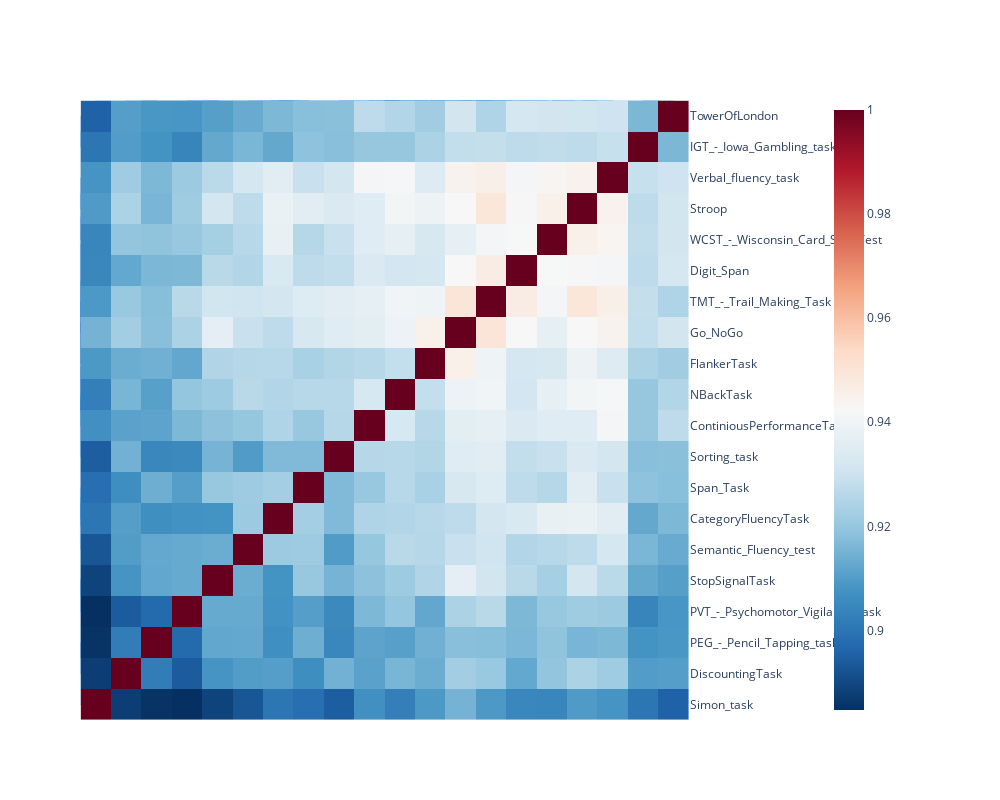

Write notebook code for a chart like this one.
### Code cell
# visualize the similarity between constructs pairs regardless of the underlying tasks

# # drop tasks for visualization
tasks = pubmed.query('category.str.contains("Task")')['label'].unique()
constructs = pubmed.query('category.str.contains("Construct")')['label'].unique()

n2n_sim = n2n_js.applymap(lambda x: np.exp(-x))

plot_data = n2n_sim.drop(index=constructs, columns=constructs, errors='ignore')

# # heatmap plot categorized by label category, either task or construct
# g = sns.clustermap(labels_sim,
#                    figsize=(25, 25),
#                    dendrogram_ratio=0.0001, 
#                    cbar_pos=(1.0, 0.73, 0.03, 0.25),
#                    robust=True)
# plt.show()

dashbio.Clustergram(
  data=plot_data,
  column_labels=plot_data.columns.to_list(),
  row_labels=plot_data.index.to_list(),
  cluster='all',
  center_values=False,
  height=800,
  width=1000,
  display_ratio=[0.001, 0.001],
  color_map='RdBu_r',
  hidden_labels=['col'],
  row_dist='euclidean',
  col_dist='euclidean',
  # standardize='col'
)

### Figure 1 — Plotly figure (JSON) as saved in the notebook; plotly's stock layout.template omitted (floating-point values rounded to 4 significant figures; data arrays with more than 128 entries replaced by an {"elided": "..."} marker saying what was removed)
{"data": [{"hoverinfo": "y+name", "line": {"width": 0.5}, "marker": {"color": "rgb(0,116,217)"}, "mode": "lines", "name": "Col Cluster 0", "type": "scatter", "x": [5, 5, 45.91, 45.91], "xaxis": "x2", "y": [0, 0.1998, 0.1998, 0.1598], "yaxis": "y2"}, {"hoverinfo": "y+name", "line": {"width": 0.5}, "marker": {"color": "rgb(0,116,217)"}, "mode": "lines", "name": "Col Cluster 1", "type": "scatter", "x": [15, 15, 25, 25], "xaxis": "x2", "y": [0, 0.14, 0.14, 0], "yaxis": "y2"}, {"hoverinfo": "y+name", "line": {"width": 0.5}, "marker": {"color": "rgb(0,116,217)"}, "mode": "lines", "name": "Col Cluster 2", "type": "scatter", "x": [20, 20, 71.83, 71.83], "xaxis": "x2", "y": [0.14, 0.1598, 0.1598, 0.1493], "yaxis": "y2"}, {"hoverinfo": "y+name", "line": {"width": 0.5}, "marker": {"color": "rgb(0,116,217)"}, "mode": "lines", "name": "Col Cluster 3", "type": "scatter", "x": [35, 35, 45, 45], "xaxis": "x2", "y": [0, 0.1282, 0.1282, 0], "yaxis": "y2"}, {"hoverinfo": "y+name", "line": {"width": 0.5}, "marker": {"color": "rgb(0,116,217)"}, "mode": "lines", "name": "Col Cluster 4", "type": "scatter", "x": [40, 40, 103.7, 103.7], "xaxis": "x2", "y": [0.1282, 0.1493, 0.1493, 0.1292], "yaxis": "y2"}, {"hoverinfo": "y+name", "line": {"width": 0.5}, "marker": {"color": "rgb(0,116,217)"}, "mode": "lines", "name": "Col Cluster 5", "type": "scatter", "x": [55, 55, 70, 70], "xaxis": "x2", "y": [0, 0.1145, 0.1145, 0.1123], "yaxis": "y2"}, {"hoverinfo": "y+name", "line": {"width": 0.5}, "marker": {"color": "rgb(0,116,217)"}, "mode": "lines", "name": "Col Cluster 6", "type": "scatter", "x": [62.5, 62.5, 144.8, 144.8], "xaxis": "x2", "y": [0.1145, 0.1292, 0.1292, 0.1247], "yaxis": "y2"}, {"hoverinfo": "y+name", "line": {"width": 0.5}, "marker": {"color": "rgb(0,116,217)"}, "mode": "lines", "name": "Col Cluster 7", "type": "scatter", "x": [65, 65, 75, 75], "xaxis": "x2", "y": [0, 0.1123, 0.1123, 0], "yaxis": "y2"}, {"hoverinfo": "y+name", "line": {"width": 0.5}, "marker": {"color": "rgb(0,116,217)"}, "mode": "lines", "name": "Col Cluster 8", "type": "scatter", "x": [85, 85, 114.2, 114.2], "xaxis": "x2", "y": [0, 0.1125, 0.1125, 0.1061], "yaxis": "y2"}, {"hoverinfo": "y+name", "line": {"width": 0.5}, "marker": {"color": "rgb(0,116,217)"}, "mode": "lines", "name": "Col Cluster 9", "type": "scatter", "x": [95, 95, 105, 105], "xaxis": "x2", "y": [0, 0.09653, 0.09653, 0], "yaxis": "y2"}, {"hoverinfo": "y+name", "line": {"width": 0.5}, "marker": {"color": "rgb(0,116,217)"}, "mode": "lines", "name": "Col Cluster 10", "type": "scatter", "x": [99.61, 99.61, 190, 190], "xaxis": "x2", "y": [0.1125, 0.1247, 0.1247, 0.1197], "yaxis": "y2"}, {"hoverinfo": "y+name", "line": {"width": 0.5}, "marker": {"color": "rgb(0,116,217)"}, "mode": "lines", "name": "Col Cluster 11", "type": "scatter", "x": [100, 100, 128.4, 128.4], "xaxis": "x2", "y": [0.09653, 0.1061, 0.1061, 0.0998], "yaxis": "y2"}, {"hoverinfo": "y+name", "line": {"width": 0.5}, "marker": {"color": "rgb(0,116,217)"}, "mode": "lines", "name": "Col Cluster 12", "type": "scatter", "x": [115, 115, 141.9, 141.9], "xaxis": "x2", "y": [0, 0.0998, 0.0998, 0.09296], "yaxis": "y2"}, {"hoverinfo": "y+name", "line": {"width": 0.5}, "marker": {"color": "rgb(0,116,217)"}, "mode": "lines", "name": "Col Cluster 13", "type": "scatter", "x": [125, 125, 135, 135], "xaxis": "x2", "y": [0, 0.07287, 0.07287, 0], "yaxis": "y2"}, {"hoverinfo": "y+name", "line": {"width": 0.5}, "marker": {"color": "rgb(0,116,217)"}, "mode": "lines", "name": "Col Cluster 14", "type": "scatter", "x": [130, 130, 153.8, 153.8], "xaxis": "x2", "y": [0.07287, 0.09296, 0.09296, 0.08529], "yaxis": "y2"}, {"hoverinfo": "y+name", "line": {"width": 0.5}, "marker": {"color": "rgb(0,116,217)"}, "mode": "lines", "name": "Col Cluster 15", "type": "scatter", "x": [145, 145, 162.5, 162.5], "xaxis": "x2", "y": [0, 0.08529, 0.08529, 0.08127], "yaxis": "y2"}, {"hoverinfo": "y+name", "line": {"width": 0.5}, "marker": {"color": "rgb(0,116,217)"}, "mode": "lines", "name": "Col Cluster 16", "type": "scatter", "x": [155, 155, 170, 170], "xaxis": "x2", "y": [0, 0.08127, 0.08127, 0.07928], "yaxis": "y2"}, {"hoverinfo": "y+name", "line": {"width": 0.5}, "marker": {"color": "rgb(0,116,217)"}, "mode": "lines", "name": "Col Cluster 17", "type": "scatter", "x": [165, 165, 175, 175], "xaxis": "x2", "y": [0, 0.07928, 0.07928, 0], "yaxis": "y2"}, {"hoverinfo": "y+name", "line": {"width": 0.5}, "marker": {"color": "rgb(0,116,217)"}, "mode": "lines", "name": "Col Cluster 18", "type": "scatter", "x": [185, 185, 195, 195], "xaxis": "x2", "y": [0, 0.1197, 0.1197, 0], "yaxis": "y2"}, {"hoverinfo": "x+name", "line": {"width": 0.5}, "marker": {"color": "rgb(0,116,217)"}, "mode": "lines", "name": "Row Cluster 0", "type": "scatter", "x": [0, -0.14, -0.14, 0], "xaxis": "x4", "y": [15, 15, 25, 25], "yaxis": "y4"}, {"hoverinfo": "x+name", "line": {"width": 0.5}, "marker": {"color": "rgb(0,116,217)"}, "mode": "lines", "name": "Row Cluster 1", "type": "scatter", "x": [0, -0.1197, -0.1197, 0], "xaxis": "x4", "y": [185, 185, 195, 195], "yaxis": "y4"}, {"hoverinfo": "x+name", "line": {"width": 0.5}, "marker": {"color": "rgb(0,116,217)"}, "mode": "lines", "name": "Row Cluster 2", "type": "scatter", "x": [0, -0.07928, -0.07928, 0], "xaxis": "x4", "y": [165, 165, 175, 175], "yaxis": "y4"}, {"hoverinfo": "x+name", "line": {"width": 0.5}, "marker": {"color": "rgb(0,116,217)"}, "mode": "lines", "name": "Row Cluster 3", "type": "scatter", "x": [0, -0.08127, -0.08127, -0.07928], "xaxis": "x4", "y": [155, 155, 170, 170], "yaxis": "y4"}, {"hoverinfo": "x+name", "line": {"width": 0.5}, "marker": {"color": "rgb(0,116,217)"}, "mode": "lines", "name": "Row Cluster 4", "type": "scatter", "x": [0, -0.08529, -0.08529, -0.08127], "xaxis": "x4", "y": [145, 145, 162.5, 162.5], "yaxis": "y4"}, {"hoverinfo": "x+name", "line": {"width": 0.5}, "marker": {"color": "rgb(0,116,217)"}, "mode": "lines", "name": "Row Cluster 5", "type": "scatter", "x": [-0.07287, -0.09296, -0.09296, -0.08529], "xaxis": "x4", "y": [130, 130, 153.8, 153.8], "yaxis": "y4"}, {"hoverinfo": "x+name", "line": {"width": 0.5}, "marker": {"color": "rgb(0,116,217)"}, "mode": "lines", "name": "Row Cluster 6", "type": "scatter", "x": [0, -0.07287, -0.07287, 0], "xaxis": "x4", "y": [125, 125, 135, 135], "yaxis": "y4"}, {"hoverinfo": "x+name", "line": {"width": 0.5}, "marker": {"color": "rgb(0,116,217)"}, "mode": "lines", "name": "Row Cluster 7", "type": "scatter", "x": [0, -0.0998, -0.0998, -0.09296], "xaxis": "x4", "y": [115, 115, 141.9, 141.9], "yaxis": "y4"}, {"hoverinfo": "x+name", "line": {"width": 0.5}, "marker": {"color": "rgb(0,116,217)"}, "mode": "lines", "name": "Row Cluster 8", "type": "scatter", "x": [-0.09653, -0.1061, -0.1061, -0.0998], "xaxis": "x4", "y": [100, 100, 128.4, 128.4], "yaxis": "y4"}, {"hoverinfo": "x+name", "line": {"width": 0.5}, "marker": {"color": "rgb(0,116,217)"}, "mode": "lines", "name": "Row Cluster 9", "type": "scatter", "x": [-0.1125, -0.1247, -0.1247, -0.1197], "xaxis": "x4", "y": [99.61, 99.61, 190, 190], "yaxis": "y4"}, {"hoverinfo": "x+name", "line": {"width": 0.5}, "marker": {"color": "rgb(0,116,217)"}, "mode": "lines", "name": "Row Cluster 10", "type": "scatter", "x": [0, -0.09653, -0.09653, 0], "xaxis": "x4", "y": [95, 95, 105, 105], "yaxis": "y4"}, {"hoverinfo": "x+name", "line": {"width": 0.5}, "marker": {"color": "rgb(0,116,217)"}, "mode": "lines", "name": "Row Cluster 11", "type": "scatter", "x": [0, -0.1125, -0.1125, -0.1061], "xaxis": "x4", "y": [85, 85, 114.2, 114.2], "yaxis": "y4"}, {"hoverinfo": "x+name", "line": {"width": 0.5}, "marker": {"color": "rgb(0,116,217)"}, "mode": "lines", "name": "Row Cluster 12", "type": "scatter", "x": [0, -0.1123, -0.1123, 0], "xaxis": "x4", "y": [65, 65, 75, 75], "yaxis": "y4"}, {"hoverinfo": "x+name", "line": {"width": 0.5}, "marker": {"color": "rgb(0,116,217)"}, "mode": "lines", "name": "Row Cluster 13", "type": "scatter", "x": [-0.1145, -0.1292, -0.1292, -0.1247], "xaxis": "x4", "y": [62.5, 62.5, 144.8, 144.8], "yaxis": "y4"}, {"hoverinfo": "x+name", "line": {"width": 0.5}, "marker": {"color": "rgb(0,116,217)"}, "mode": "lines", "name": "Row Cluster 14", "type": "scatter", "x": [0, -0.1145, -0.1145, -0.1123], "xaxis": "x4", "y": [55, 55, 70, 70], "yaxis": "y4"}, {"hoverinfo": "x+name", "line": {"width": 0.5}, "marker": {"color": "rgb(0,116,217)"}, "mode": "lines", "name": "Row Cluster 15", "type": "scatter", "x": [-0.1282, -0.1493, -0.1493, -0.1292], "xaxis": "x4", "y": [40, 40, 103.7, 103.7], "yaxis": "y4"}, {"hoverinfo": "x+name", "line": {"width": 0.5}, "marker": {"color": "rgb(0,116,217)"}, "mode": "lines", "name": "Row Cluster 16", "type": "scatter", "x": [0, -0.1282, -0.1282, 0], "xaxis": "x4", "y": [35, 35, 45, 45], "yaxis": "y4"}, {"hoverinfo": "x+name", "line": {"width": 0.5}, "marker": {"color": "rgb(0,116,217)"}, "mode": "lines", "name": "Row Cluster 17", "type": "scatter", "x": [-0.14, -0.1598, -0.1598, -0.1493], "xaxis": "x4", "y": [20, 20, 71.83, 71.83], "yaxis": "y4"}, {"hoverinfo": "x+name", "line": {"width": 0.5}, "marker": {"color": "rgb(0,116,217)"}, "mode": "lines", "name": "Row Cluster 18", "type": "scatter", "x": [0, -0.1998, -0.1998, -0.1598], "xaxis": "x4", "y": [5, 5, 45.91, 45.91], "yaxis": "y4"}, {"colorbar": {"xpad": 100}, "colorscale": [[0, "rgb(5,48,97)"], [0.1, "rgb(33,102,172)"], [0.2, "rgb(67,147,195)"], [0.3, "rgb(146,197,222)"], [0.4, "rgb(209,229,240)"], [0.5, "rgb(247,247,247)"], [0.6, "rgb(253,219,199)"], [0.7, "rgb(244,165,130)"], [0.8, "rgb(214,96,77)"], [0.9, "rgb(178,24,43)"], [1, "rgb(103,0,31)"]], "type": "heatmap", "x": [5, 15, 25, 35, 45, 55, 65, 75, 85, 95, 105, 115, 125, 135, 145, 155, 165, 175, 185, 195], "xaxis": "x5", "y": [5, 15, 25, 35, 45, 55, 65, 75, 85, 95, 105, 115, 125, 135, 145, 155, 165, 175, 185, 195], "yaxis": "y5", "z": {"elided": "20x20 float values"}}], "layout": {"height": 800, "hovermode": "closest", "legend": {"x": 0.7, "y": 0.7}, "paper_bgcolor": "rgba(0,0,0,0)", "plot_bgcolor": "rgba(0,0,0,0)", "showlegend": false, "width": 1000, "xaxis": {"anchor": "y", "domain": [0, 0.95], "fixedrange": false, "mirror": false, "showgrid": false, "showline": false, "showticklabels": false, "type": "linear", "zeroline": false}, "xaxis2": {"anchor": "y4", "domain": [0.0009491, 0.95], "fixedrange": false, "mirror": false, "scaleanchor": "x5", "showgrid": false, "showline": false, "showticklabels": false, "type": "linear", "zeroline": false}, "xaxis3": {"anchor": "y3", "domain": [0.75, 1]}, "xaxis4": {"anchor": "y4", "domain": [0, 0.0009491], "fixedrange": false, "mirror": false, "showgrid": false, "showline": false, "showticklabels": false, "type": "linear", "zeroline": false}, "xaxis5": {"anchor": "y5", "domain": [0.0009491, 0.95], "fixedrange": false, "mirror": false, "range": [0, 200], "showgrid": false, "showline": false, "showticklabels": false, "side": "bottom", "tickmode": "array", "ticks": "", "ticktext": ["Simon_task", "DiscountingTask", "PEG_-_Pencil_Tapping_task", "PVT_-_Psychomotor_Vigilance_task", "StopSignalTask", "Semantic_Fluency_test", "CategoryFluencyTask", "Span_Task", "Sorting_task", "ContiniousPerformanceTask", "NBackTask", "FlankerTask", "Go_NoGo", "TMT_-_Trail_Making_Task", "Digit_Span", "WCST_-_Wisconsin_Card_Sort_Test", "Stroop", "Verbal_fluency_task", "IGT_-_Iowa_Gambling_task", "TowerOfLondon"], "tickvals": [5, 15, 25, 35, 45, 55, 65, 75, 85, 95, 105, 115, 125, 135, 145, 155, 165, 175, 185, 195], "type": "linear", "zeroline": false}, "xaxis6": {"anchor": "y6", "domain": [0.95, 1], "fixedrange": false, "mirror": false, "range": [-5, 1], "showgrid": false, "showline": false, "showticklabels": false, "type": "linear", "zeroline": false}, "xaxis7": {"anchor": "y7", "domain": [0, 0.25]}, "xaxis8": {"anchor": "y8", "domain": [0.0009491, 0.95], "fixedrange": false, "mirror": false, "range": [5, 195], "scaleanchor": "x5", "scaleratio": 1, "showgrid": false, "showline": false, "showticklabels": false, "type": "linear", "zeroline": false}, "xaxis9": {"anchor": "y9", "domain": [0.75, 1]}, "yaxis": {"anchor": "x", "domain": [0.9991, 1], "fixedrange": false, "mirror": false, "showgrid": false, "showline": false, "showticklabels": false, "type": "linear", "zeroline": false}, "yaxis2": {"anchor": "x2", "domain": [0.9991, 1], "fixedrange": false, "mirror": false, "range": [0, 0.1998], "showgrid": false, "showline": false, "showticklabels": false, "type": "linear", "zeroline": false}, "yaxis3": {"anchor": "x3", "domain": [0.75, 1]}, "yaxis4": {"anchor": "x4", "domain": [0, 0.9991], "fixedrange": false, "mirror": false, "range": [5, 195], "scaleanchor": "y5", "showgrid": false, "showline": false, "showticklabels": false, "type": "linear", "zeroline": false}, "yaxis5": {"anchor": "x5", "domain": [0, 0.9991], "fixedrange": false, "mirror": false, "showgrid": false, "showline": false, "showticklabels": true, "side": "right", "tickmode": "array", "ticktext": ["Simon_task", "DiscountingTask", "PEG_-_Pencil_Tapping_task", "PVT_-_Psychomotor_Vigilance_task", "StopSignalTask", "Semantic_Fluency_test", "CategoryFluencyTask", "Span_Task", "Sorting_task", "ContiniousPerformanceTask", "NBackTask", "FlankerTask", "Go_NoGo", "TMT_-_Trail_Making_Task", "Digit_Span", "WCST_-_Wisconsin_Card_Sort_Test", "Stroop", "Verbal_fluency_task", "IGT_-_Iowa_Gambling_task", "TowerOfLondon"], "tickvals": [5, 15, 25, 35, 45, 55, 65, 75, 85, 95, 105, 115, 125, 135, 145, 155, 165, 175, 185, 195], "type": "linear", "zeroline": false}, "yaxis6": {"anchor": "x6", "domain": [0, 0.9491], "fixedrange": false, "mirror": false, "range": [5, 195], "scaleanchor": "y5", "scaleratio": 1, "showgrid": false, "showline": false, "showticklabels": false, "type": "linear", "zeroline": false}, "yaxis7": {"anchor": "x7", "domain": [0, 0.25]}, "yaxis8": {"anchor": "x8", "domain": [0.9491, 0.9991], "fixedrange": false, "mirror": false, "range": [-0.5, 0.5], "showgrid": false, "showline": false, "showticklabels": false, "type": "linear", "zeroline": false}, "yaxis9": {"anchor": "x9", "domain": [0, 0.25]}}}
